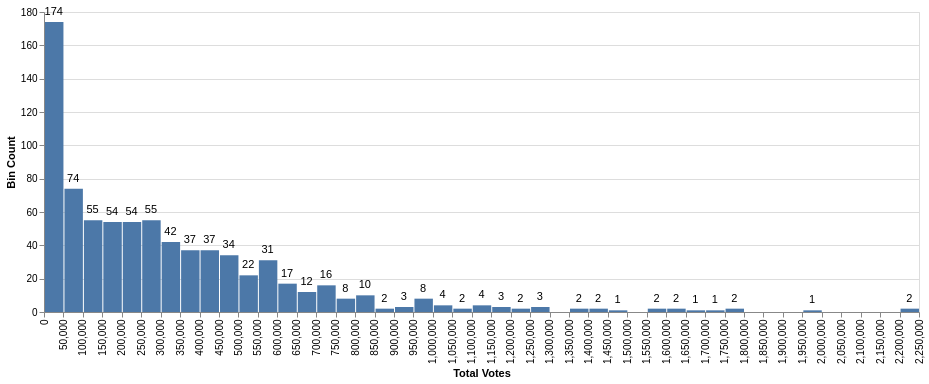

Here is the Vega-Lite specification saved for this chart:
### Vega-Lite specification from a JSON file in a GitHub repository (floating-point values rounded to 4 significant figures; data arrays with more than 128 entries replaced by an {"elided": "..."} marker saying what was removed)
{"config": {"view": {"continuousWidth": 400, "continuousHeight": 300}}, "layer": [{"mark": "bar", "encoding": {"x": {"type": "quantitative", "axis": {"labelAngle": -90, "title": "Total Votes"}, "bin": {"maxbins": 50}, "field": "votes"}, "y": {"type": "quantitative", "aggregate": "count", "title": "Bin Count"}}}, {"mark": {"type": "text", "dy": -10}, "encoding": {"text": {"type": "quantitative", "aggregate": "count"}, "x": {"type": "quantitative", "axis": {"labelAngle": -90, "title": "Total Votes"}, "bin": {"maxbins": 50}, "field": "votes"}, "y": {"type": "quantitative", "aggregate": "count", "title": "Bin Count"}}}], "data": {"name": "data-72afdcb71251dc7d8600ae8c6d376798"}, "width": 875, "$schema": "https://vega.github.io/schema/vega-lite/v4.8.1.json", "datasets": {"data-72afdcb71251dc7d8600ae8c6d376798": {"elided": "779 records"}}}
